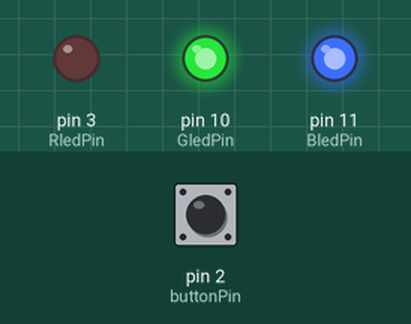
Bench run of a sketch on a simulated Arduino Uno, built with avr-gcc and run on an emulated ATmega328P. Shown: output pins drawn as LEDs (lit = HIGH). Dashed ring = blinking. The test bench sets the inputs (shaded band); at power-on: pin 2 (buttonPin) HIGH. What the sketch prints to the serial monitor is not drawn.

Above: at 1.2 s.
1.3 s: pin 2 (buttonPin) pulled LOW for 0.15 s
At 3.2 s:
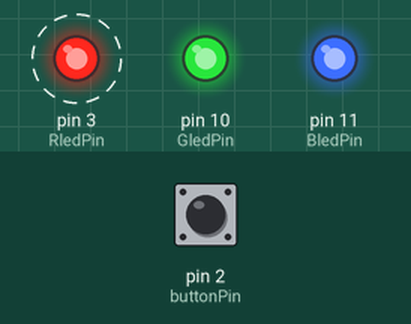
Timing chart, 0 to 10.4 s (numbered marks = the images above; inputs shaded):
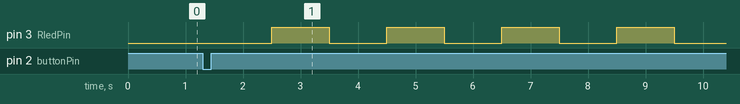

The sketch:

1112-1.ino
```cpp
// --- I. 硬體定義 ---
// --- 引腳定義 ---
const int buttonPin = 2;
const int RledPin = 3;
const int GledPin = 10;
const int BledPin = 11;

// --- 時序與狀態控制常數 (所有時間單位為毫秒) ---
const long FLASH_1_5S = 1000; // 模式 2: 間隔 1.5 秒
const long FLASH_1_0S = 400; // 模式 3: 間隔 1.0 秒
const long FLASH_0_5S = 100;  // 模式 4: 間隔 0.5 秒

// 共陽極邏輯 (Common Anode): 0=亮, 255=滅
const int PWM_ON = 0;
const int PWM_OFF = 255;

// --- 顏色定義：原始 D3 角 (紅光) ---
// {R, G, B}
const int COLOR_RED_ON[] = {PWM_ON, PWM_OFF, PWM_OFF};      // 紅燈亮 (0, 255, 255)
const int COLOR_ALL_OFF[] = {PWM_OFF, PWM_OFF, PWM_OFF};    // 完全熄滅 (255, 255, 255)

// --- 狀態控制變數 ---
unsigned long previousMillis = 0;
int currentMode = 1;               // 模式 1 ~ 4
bool isLEDOn = true;               // 記錄 LED 當前狀態 (用於閃爍)

// --- 按鈕狀態變數 (用於防抖動) ---
int buttonState = HIGH;
int lastButtonState = HIGH;
long lastDebounceTime = 0;
long debounceDelay = 50;

// --- 輔助函數：設置 RGB LED 顏色 (使用 PWM 陣列) ---
void setRGB_Color(const int color[]) {
    analogWrite(RledPin, color[0]);
    analogWrite(GledPin, color[1]);
    analogWrite(BledPin, color[2]);
}

// --- 輔助函數：初始化當前模式的顯示 ---
void initializeModeDisplay() {

    previousMillis = millis();
    isLEDOn = true; // 進入新模式時，預設 LED 是亮的

    Serial.print("進入模式 ");
    Serial.print(currentMode);

    if (currentMode == 1) {
        setRGB_Color(COLOR_RED_ON); // 恆亮模式：紅色
        Serial.println(" (恆亮)");
    } else {
        // 閃爍模式
        setRGB_Color(COLOR_RED_ON); // 閃爍模式：先確保 LED 是紅色亮的
        Serial.print(" (閃爍，間隔 ");
        if (currentMode == 2) Serial.println("1.5s)");
        else if (currentMode == 3) Serial.println("1.0s)");
        else if (currentMode == 4) Serial.println("0.5s)");
    }
}

void setup() {
    pinMode(RledPin, OUTPUT);
    pinMode(GledPin, OUTPUT);
    pinMode(BledPin, OUTPUT);
    pinMode(buttonPin, INPUT_PULLUP); // 使用內部上拉電阻

    Serial.begin(9600);
    Serial.println("系統啟動：單鍵模式切換，固定紅光。");

    // 初始化為模式 1
    initializeModeDisplay();
}

void loop() {
    unsigned long currentMillis = millis();

    // --- 1. 按鈕狀態檢測與防抖動 (更新 buttonState) ---
    int reading = digitalRead(buttonPin);

    if (reading != lastButtonState) {
        lastDebounceTime = currentMillis;
    }

    if ((currentMillis - lastDebounceTime) > debounceDelay) {
        if (reading != buttonState) {

            // 偵測到按鈕被放開 (LOW -> HIGH 邊緣)
            if (reading == HIGH) {
                // 短按觸發模式切換
                currentMode++;
                if (currentMode > 4) {
                    currentMode = 1;
                }
                initializeModeDisplay();
            }
            buttonState = reading;
        }
    }
    lastButtonState = reading;

    // --- 2. 模式運行邏輯 ---
    long flashInterval = 0;

    if (currentMode == 1) {
        // 模式 1: 恆亮
        if (!isLEDOn) {
            setRGB_Color(COLOR_RED_ON);
            isLEDOn = true;
        }
    } else {
        // 模式 2, 3, 4: 閃爍模式
        if (currentMode == 2) flashInterval = FLASH_1_5S;
        else if (currentMode == 3) flashInterval = FLASH_1_0S;
        else if (currentMode == 4) flashInterval = FLASH_0_5S;

        // 檢查是否到達閃爍間隔時間
        if (currentMillis - previousMillis >= flashInterval) {
            previousMillis = currentMillis;

            // 切換 LED 狀態
            if (isLEDOn) {
                setRGB_Color(COLOR_ALL_OFF); // 熄滅
                isLEDOn = false;
            } else {
                setRGB_Color(COLOR_RED_ON);  // 點亮 (紅色)
                isLEDOn = true;
            }
        }
    }
}
```

Measured:
- after the input at 1.3 s, pin 3 (RledPin): alternates HIGH for 1.0 s and LOW for 1.0 s, starting after 1.2 s
